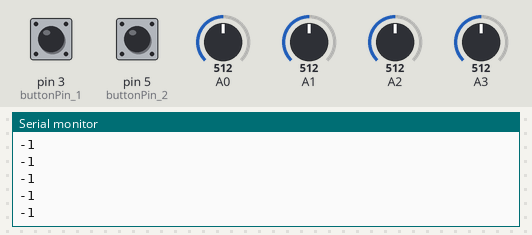
This sketch was run on a simulated Arduino Uno, built with avr-gcc and run on an emulated ATmega328P. On the bench: the last lines printed to the serial monitor. The test bench sets the inputs (shaded band); at power-on: A2 = 512, A0 = 512, pin 3 (buttonPin_1) HIGH, pin 5 (buttonPin_2) HIGH, A1 = 512, A3 = 512.

Above: at 4.6 s.
4.7 s: A2 set to 686
6.2 s: A2 set to 712
At 6.7 s:
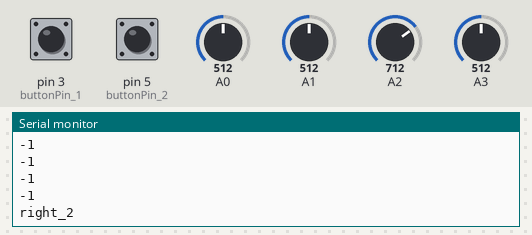
16.6 s: A0 set to 686
At 17.3 s:
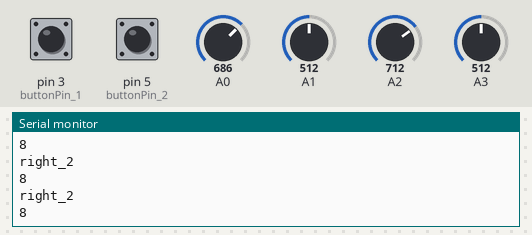
Timing chart, 0 to 19.1 s (numbered marks = the images above; inputs shaded):
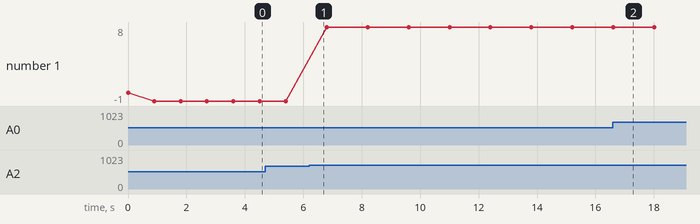

Measured:
- the behaviour switches between 700 and 701 on A2 (found by bisection; images 0 and 1)
- after the input at 6.2 s, the serial monitor: prints a new line after 0.10 s (image 1)
- plotted number 1: -1 → 8 after the input at 6.2 s

The sketch:

trans_3.ino
```cpp
#include <RCSwitch.h>
RCSwitch mySwitch = RCSwitch();
int x1 = 0;
int y1 = 0;
int x=0;
int y=0;
int pos;
int time1=500;
int buttonPin_1 = 3; int buttonPin_2= 5;//SW of controller 1&2 respectively
int buttonState_1 =0;
int buttonState_2= 0;
void setup() {
  Serial.begin(9600);

  pinMode(buttonPin_1, INPUT_PULLUP);
  pinMode(buttonPin_2, INPUT_PULLUP);
  mySwitch.enableTransmit(10);
}

void loop() {


 x1 = analogRead(0);//x of controller 1
   y1 = analogRead(1);//y of controller 1
   x = analogRead(3);//x of controller 2
    y = analogRead(2);//y of controller 2
 buttonState_1=digitalRead(buttonPin_1);
 buttonState_2=digitalRead(buttonPin_2);
  //Serial.println(x1);
 //Serial.println(y1);
   //Serial.println(x);
 //Serial.println(y);
 //delay(500);
 //Serial.println(buttonState_1);
 //Serial.println(buttonState_2);


 if((buttonState_1 == 0)||(buttonState_2 == 0))
  {
    pos=0;
    Serial.println("reset");
  }


  ////////////////////////////////////////////////////////////////////////////////////////////left
   else if ((buttonState_1 == 1) && (buttonState_2 == 1) )
   {
      if(x>700)
    {
  Serial.println("up_2");
  pos=6;
    delay(time1);
    }

 else if(x<300)
    {
  Serial.println("down_2");
  pos=7;
    delay(time1);
    }

    else if(y>700)
    {
  Serial.println("right_2");
  pos=8;
    delay(time1);
    }

    else if(y<300)
    {
  Serial.println("left_2");
  pos=9;
    delay(time1);
    }


///////////////////////////////////////////////////////////////////////////////////////right
  //else if ((buttonState_1 == 1) && (buttonState_2 == 1) )

      if(x1>700)
    {
  Serial.println("up_1");
  pos=1;
    delay(time1);
    }

    else if(y1>700)
    {
  Serial.println("right_1");
  pos=3;
    delay(time1);
    }
    else if(x1<300)
    {
  Serial.println("down_1");
  pos=2;
    delay(time1);
    }
    else if(y1<300)
    {
  Serial.println("left_1");
  pos=4;
    delay(time1);
    }
   }


   Serial.println(pos);
   mySwitch.send(pos, 24);
//delay(100);
pos=-1;
mySwitch.send(pos, 24);
//delay(100);
}
```
